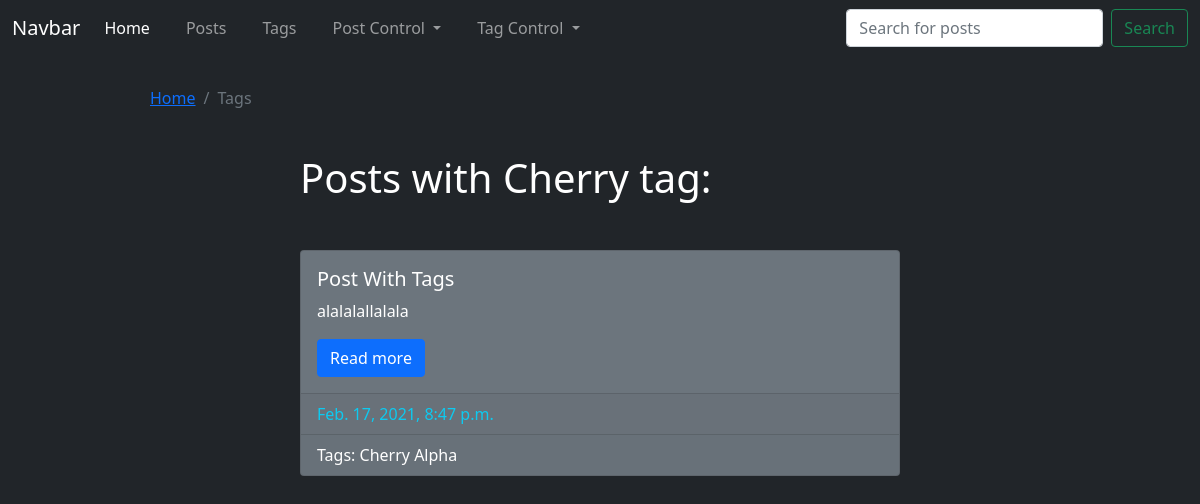
The app's page /home/tags/tag-cherry with its own data.
### core/models.py (models this page shows, shortened)
class Tag(models.Model):
  title = models.CharField(max_length=50, blank=False, unique=True)
  slug = models.SlugField(max_length=50, blank=True, unique=True)
  def get_absolute_url(self):
    return reverse('display_associated_posts', kwargs={'slug': self.slug})
  def __str__(self):
    return self.title

class Post(models.Model):
  title = models.CharField(max_length=100, db_index=True, blank=False)
  slug = models.SlugField(max_length=100, unique=True, blank=True)
  text = models.TextField(blank=False)
  creation_date = models.DateTimeField(auto_now_add=True, blank=False)
  tags = models.ManyToManyField('Tag',  related_name='posts', blank=True)
  def get_tags_count(self):
    return self.tags.all().count()
  def get_absolute_url(self):
    return reverse('display_post_details', kwargs={'slug': self.slug})

### core/views.py (the view)
# urls.py: path('home/tags/<str:slug>', display_associated_posts, name='display_associated_posts'),
def display_associated_posts(request, slug):
  tag = Tag.objects.get(slug__iexact=slug)
  context = {
    'tag_title': tag.title,
    'associated_posts': tag.posts.all(),
    'path': get_path(request),
    'search_placeholder': 'Search for posts',
  }
  return render(request, 'core/display_associated_posts.html', context=context)

### core/views.py (called while the page is built)
def get_path(request):
  urls = [i for i in request.path.split('/') if i != '']
  path = [i.title() for i in urls if i != '']
  links = []
  temp_path = '/'
  for url_part in urls:
    temp_path += url_part + '/'
    try:
      links.append(resolve(temp_path).view_name)
    except Resolver404:
      pass
  return zip(path, links)

### core/templates/core/display_associated_posts.html
{% extends 'core/core_base.html' %}
{% block main_content %}
  {% include 'includes/breadcrump.html' with links=path %}
  <div class="postsContainer" style="width: 50%; margin: auto; padding-top: 50px">
    <h1 class="h1 mt-5 mb-5">Posts with {{ tag_title }} tag:</h1>
    {% for associated_post in associated_posts %}
      {% include 'includes/post_card.html' with post=associated_post %}
    {% endfor %}
  </div>
{% endblock %}

### core/templates/includes/post_card.html
<div class="card text-white bg-secondary ml-5 mb-5">
  <div class="card-body">
    <h5 class="card-title">{{ post.title }}</h5>
    <p class="card-text">{{ post.text | truncatewords:15 }}</p>
    <a href="{{ post.get_absolute_url }}" class="btn btn-primary">Read more</a>
  </div>
  <div class="card-footer text-info"> {{ post.creation_date }} </div>
  {% if post.get_tags_count %}
    <div class="card-footer">
      <div class="postTagsLinks">
        Tags:
        {% for tag in post.tags.all %}
          <a href="{{ tag.get_absolute_url }}">{{ tag }}</a>
        {% endfor %}
      </div>
    </div>
  {% endif %}
</div>

### static/styles/base.css (style rules this page uses)
.postTagsLinks a { color: white; text-decoration: none; }

### records on screen
Tag: title "Cherry"
Post: title "Post With Tags", text "alalalallalala", creation_date "Feb. 17, 2021, 8:47 p.m."
Tag: title "Alpha"

### other values on screen
{{ path }} "Home"
{{ path }} "Tags"
